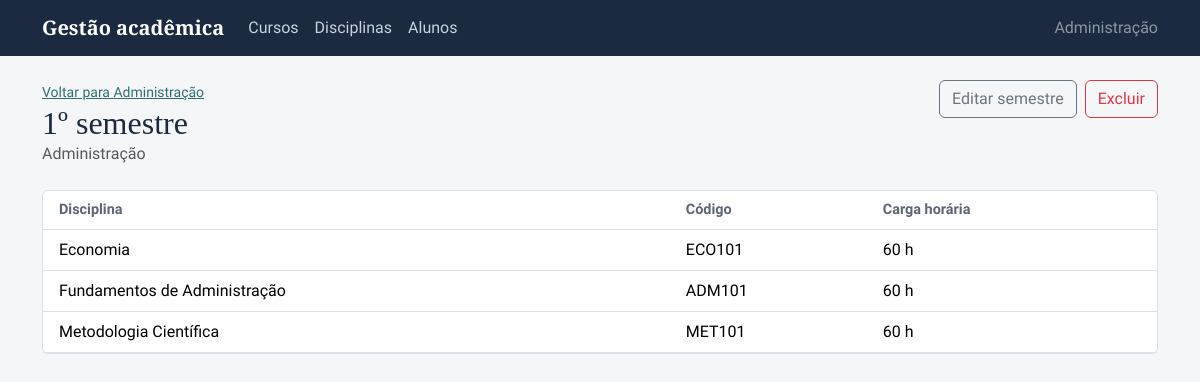
/cursos/semestres/12/, run on the app's committed database.
### curso/models.py (models this page shows, shortened)
class Semester(models.Model):
    course = models.ForeignKey(
        Course,
        on_delete=models.CASCADE,
        related_name="semesters",
        verbose_name="Curso",
    )
    number = models.PositiveIntegerField("Número do semestre")
    disciplines = models.ManyToManyField(
        Discipline,
        related_name="semesters",
        blank=True,
        verbose_name="Disciplinas",
    )
    class Meta:
        verbose_name = "Semestre"
        verbose_name_plural = "Semestres"
        ordering = ["course", "number"]

class Course(models.Model):
    name = models.CharField("Nome", max_length=100, unique=True)
    duration_semesters = models.PositiveIntegerField("Duração (semestres)")
    class Meta:
        verbose_name = "Curso"
        verbose_name_plural = "Cursos"
        ordering = ["name"]

class Discipline(models.Model):
    name = models.CharField("Nome", max_length=100)
    code = models.CharField("Código", max_length=20, blank=True)
    class_load = models.PositiveIntegerField("Carga horária (horas)")
    class Meta:
        verbose_name = "Disciplina"
        verbose_name_plural = "Disciplinas"
        ordering = ["name"]

### curso/views.py (the view)
class SemesterDetailView(DetailView):
    model = Semester
    template_name = "curso/semester_detail.html"
    context_object_name = "semester"
    def get_queryset(self):
        return super().get_queryset().select_related("course").prefetch_related(
            "disciplines"
        )

### templates/curso/semester_detail.html (shortened to what this page needs)
{% extends "base.html" %}
{% block content %}
<div class="d-flex flex-wrap justify-content-between align-items-start gap-2 mb-4">
  <div>
    <a href="{% url 'curso:course_detail' semester.course.pk %}" class="small">Voltar para {{ semester.course.name }}</a>
    <h1 class="h2 mb-0">{{ semester.number }}º semestre</h1>
    <p class="text-muted mb-0">{{ semester.course.name }}</p>
  </div>
  <div class="d-flex gap-2">
    <a href="{% url 'curso:semester_update' semester.pk %}" class="btn btn-outline-secondary">Editar semestre</a>
    <a href="{% url 'curso:semester_delete' semester.pk %}" class="btn btn-outline-danger">Excluir</a>
  </div>
</div>
<div class="panel">
  <div class="table-responsive">
    <table class="table align-middle">
      <thead>
        <tr><th class="ps-3">Disciplina</th><th>Código</th><th class="pe-3">Carga horária</th></tr>
      </thead>
      <tbody>
        {% for discipline in semester.disciplines.all %}
        <tr>
          <td class="ps-3">{{ discipline.name }}</td>
          <td>{{ discipline.code|default:"-" }}</td>
          <td class="pe-3">{{ discipline.class_load }} h</td>
        </tr>
        {% empty %}
        <tr><td colspan="3" class="text-center text-muted py-4">Nenhuma disciplina neste semestre. <a href="{% url 'curso:semester_update' semester.pk %}">Adicione disciplinas</a>.</td></tr>
        {% endfor %}
      </tbody>
    </table>
  </div>
</div>
{% endblock %}

### templates/base.html (style rules this page uses)
:root { --ink: #1b2a41; --paper: #f5f6f8; --surface: #ffffff; --line: #dde1e7; --accent: #2f6f73; --accent-dark: #265c60; --muted: #5b6575; }
body { background: var(--paper); color: var(--ink); font-family: "Source Sans 3", system-ui, sans-serif; }
h1, h2, h3, .navbar-brand { font-family: "Source Serif 4", Georgia, serif; font-weight: 600; }
a { color: var(--accent); }
.panel { background: var(--surface); border: 1px solid var(--line); border-radius: 6px; }
.table { --bs-table-bg: transparent; margin-bottom: 0; }
.table th { color: var(--muted); font-weight: 600; font-size: .9rem; }

### data on the page
Semester: course.name "Administração", number "1"
Discipline: name "Economia", code "ECO101", class_load "60"
Discipline: name "Fundamentos de Administração", code "ADM101", class_load "60"
Discipline: name "Metodologia Científica", code "MET101", class_load "60"
